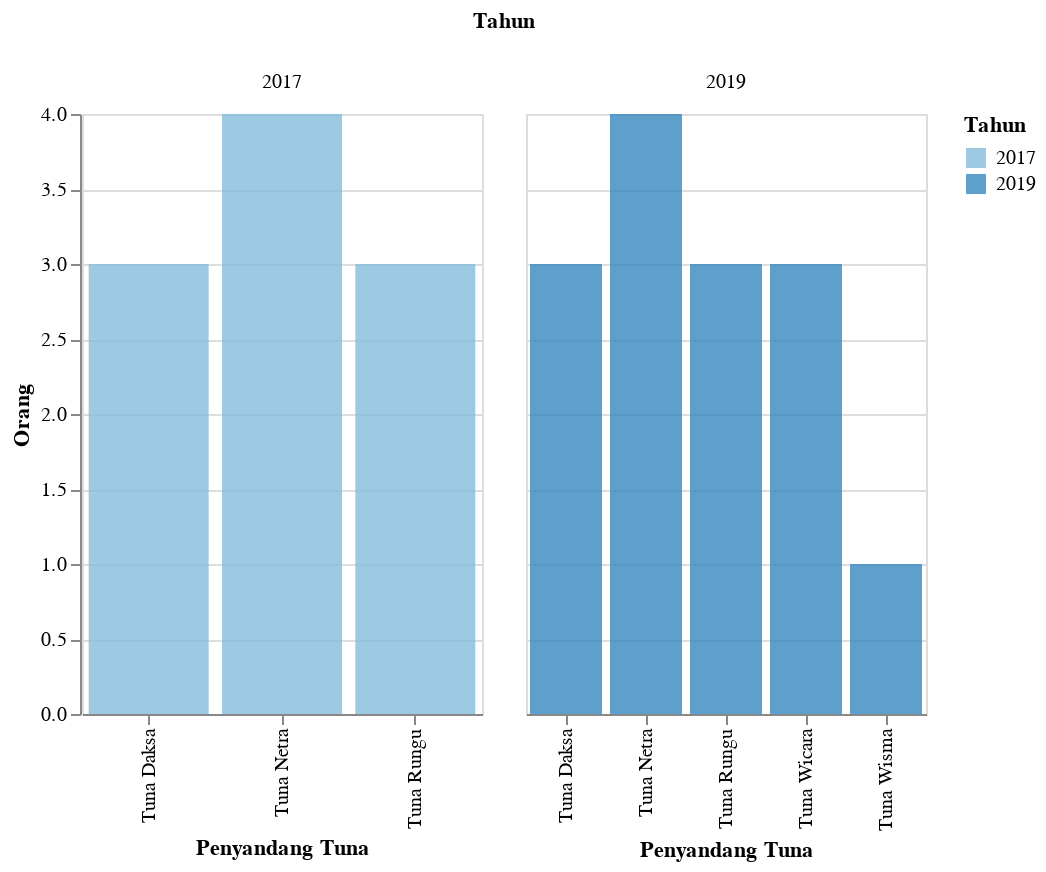

The cell this chart's notebook holds for it:
### Markdown cell above
<h2> Kependudukan Berdasarkan Penyandang Tuna</h2>

### Code cell
df_7 = data('Penyandang Tuna')
plot_2(df_7,'Orang','Penyandang Tuna',200)

### Figure 1 — Vega-Lite specification as saved in the notebook (floating-point values rounded to 4 significant figures)
{"config": {"view": {"continuousWidth": 400, "continuousHeight": 300}}, "data": {"name": "data-127ffeeba4878a723f82772a1817ed0a"}, "mark": {"type": "bar", "opacity": 0.8}, "encoding": {"color": {"condition": {"type": "ordinal", "field": "Tahun", "selection": "selector125"}, "value": "lightgray"}, "column": {"type": "ordinal", "field": "Tahun"}, "tooltip": [{"type": "quantitative", "field": "Tahun"}, {"type": "nominal", "field": "Keterangan"}, {"type": "nominal", "field": "N"}, {"type": "nominal", "field": "Satuan"}], "x": {"type": "ordinal", "field": "Keterangan", "title": "Penyandang Tuna"}, "y": {"type": "quantitative", "field": "N", "title": "Orang"}}, "resolve": {"scale": {"x": "independent"}}, "selection": {"selector125": {"type": "single", "encodings": ["x", "color"]}, "selector126": {"type": "interval", "bind": "scales", "encodings": ["x", "y"]}}, "width": 200, "$schema": "https://vega.github.io/schema/vega-lite/v4.8.1.json", "datasets": {"data-127ffeeba4878a723f82772a1817ed0a": [{"Tahun": 2017, "Kode": 1, "Data": "Kependudukan", "Kode Kategori": 1.9, "Kategori": "Penyandang Tuna", "Keterangan": "Tuna Netra", "N": "4", "Satuan": "Orang"}, {"Tahun": 2017, "Kode": 1, "Data": "Kependudukan", "Kode Kategori": 1.9, "Kategori": "Penyandang Tuna", "Keterangan": "Tuna Rungu", "N": "3", "Satuan": "Orang"}, {"Tahun": 2017, "Kode": 1, "Data": "Kependudukan", "Kode Kategori": 1.9, "Kategori": "Penyandang Tuna", "Keterangan": "Tuna Grahita", "N": null, "Satuan": "Orang"}, {"Tahun": 2017, "Kode": 1, "Data": "Kependudukan", "Kode Kategori": 1.9, "Kategori": "Penyandang Tuna", "Keterangan": "Tuna Daksa", "N": "3", "Satuan": "Orang"}, {"Tahun": 2017, "Kode": 1, "Data": "Kependudukan", "Kode Kategori": 1.9, "Kategori": "Penyandang Tuna", "Keterangan": "Tuna Susila", "N": null, "Satuan": "Orang"}, {"Tahun": 2019, "Kode": 1, "Data": "Kependudukan", "Kode Kategori": 1.9, "Kategori": "Penyandang Tuna", "Keterangan": "Tuna Netra", "N": 4.0, "Satuan": "Orang"}, {"Tahun": 2019, "Kode": 1, "Data": "Kependudukan", "Kode Kategori": 1.9, "Kategori": "Penyandang Tuna", "Keterangan": "Tuna Rungu", "N": 3.0, "Satuan": "Orang"}, {"Tahun": 2019, "Kode": 1, "Data": "Kependudukan", "Kode Kategori": 1.9, "Kategori": "Penyandang Tuna", "Keterangan": "Tuna Grahita", "N": null, "Satuan": "Orang"}, {"Tahun": 2019, "Kode": 1, "Data": "Kependudukan", "Kode Kategori": 1.9, "Kategori": "Penyandang Tuna", "Keterangan": "Tuna Daksa", "N": 3.0, "Satuan": "Orang"}, {"Tahun": 2019, "Kode": 1, "Data": "Kependudukan", "Kode Kategori": 1.9, "Kategori": "Penyandang Tuna", "Keterangan": "Tuna Susila", "N": null, "Satuan": "Orang"}, {"Tahun": 2019, "Kode": 1, "Data": "Kependudukan", "Kode Kategori": 1.9, "Kategori": "Penyandang Tuna", "Keterangan": "Tuna Wisma", "N": 1.0, "Satuan": "Orang"}, {"Tahun": 2019, "Kode": 1, "Data": "Kependudukan", "Kode Kategori": 1.9, "Kategori": "Penyandang Tuna", "Keterangan": "Tuna Wicara", "N": 3.0, "Satuan": "Orang"}]}}
